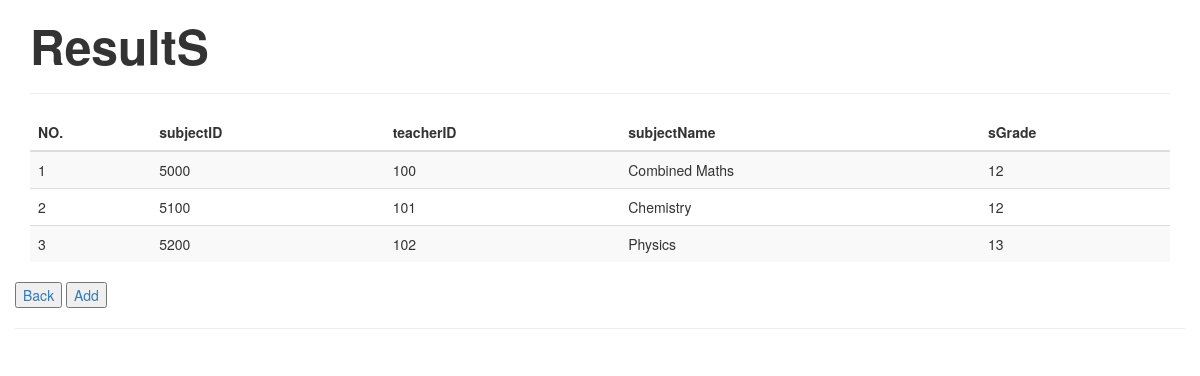
The page /subject.php on the database its author committed.
### tables this page shows
CREATE TABLE `subject` (
  `subjectID` int(11) NOT NULL,
  `teacherID` int(11) NOT NULL,
  `subjectName` varchar(20) NOT NULL,
  `sGrade` varchar(5) DEFAULT NULL
);

### subject.php (the view)
<?php
require_once'connection_index.php';
?>
<!DOCTYPE html>
<html lang="en">
<link href="https://maxcdn.bootstrapcdn.com/bootstrap/3.3.0/css/bootstrap.min.css" rel="stylesheet">
<body>
<div class="container">
<div class="row">
<div class="col-md-12">
<h3><b><FONT size='50px'> ResultS </font></b></h3> <hr />
<div class="table-responsive">
<table id="mytable" class="table table-bordred table-striped">
<thead>
<th>NO.</th>
<th>subjectID</th>
<th>teacherID </th>
<th>subjectName</th>
<th>sGrade</th>
</thead>
<tbody>
<?php
$sql =mysqli_query($con, "call show_subject()");
$cnt=1;
$row=mysqli_num_rows($sql);
if($row>0){
while ($result=mysqli_fetch_array($sql)) {
?>
<tr>
<td><?php echo htmlentities($cnt);?></td>
<td><?php echo htmlentities($result['subjectID']);?></td>
<td><?php echo htmlentities($result['teacherID']);?></td>
<td><?php echo htmlentities($result['subjectName']);?></td>
<td><?php echo htmlentities($result['sGrade']);?></td>
</tr>
<?php
$cnt++;
} } else { ?>
<tr>
<td colspan="9" style="color:red; font-weight:bold;text-align:center;"> No Record found</td>
</tr>
<?php } ?>
</tbody>
</table>
</div>
</div>
<a href="admin.php"><button >Back</button></a>
<a href="insert_result.php"><button >Add </button></a><hr />
</div>
</div>
</body>
</html>

### rows shown on the page
subject: subjectID "5000", teacherID "100", subjectName "Combined Maths", sGrade "12"
subject: subjectID "5100", teacherID "101", subjectName "Chemistry", sGrade "12"
subject: subjectID "5200", teacherID "102", subjectName "Physics", sGrade "13"
